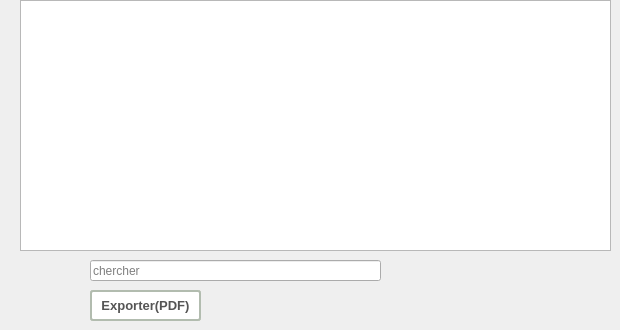
           <widget class="QWidget" name="tab_21">
            <attribute name="title">
             <string>Afficher</string>
            </attribute>
            <widget class="QTableView" name="tableView_course_4">
             <property name="geometry">
              <rect>
               <x>20</x>
               <y>0</y>
               <width>591</width>
               <height>251</height>
              </rect>
             </property>
            </widget>
            <widget class="QPushButton" name="pushButton_39">
             <property name="geometry">
              <rect>
               <x>90</x>
               <y>290</y>
               <width>111</width>
               <height>31</height>
              </rect>
             </property>
             <property name="styleSheet">
              <string notr="true"> padding:3px;
 border:2px solid #B2BCAF ;
 border-radius:3px;
font:bold 13px Arial;
color:#555;
background-color: white ;</string>
             </property>
             <property name="text">
              <string>Exporter(PDF)</string>
             </property>
            </widget>
            <widget class="QLineEdit" name="edit_rechavanc_prod_4">
             <property name="geometry">
              <rect>
               <x>90</x>
               <y>260</y>
               <width>291</width>
               <height>21</height>
              </rect>
             </property>
             <property name="placeholderText">
              <string>chercher</string>
             </property>
            </widget>
           </widget>
